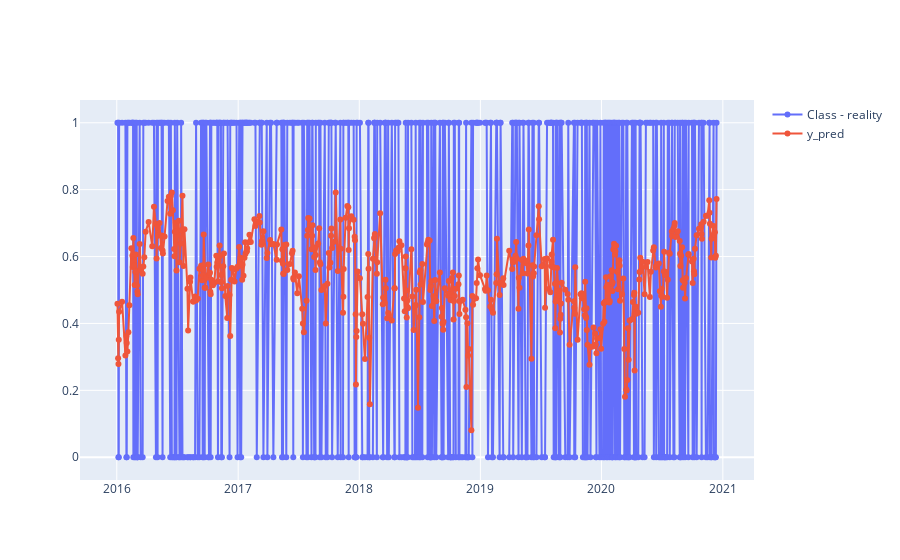

Notebook cell for this chart:
### Code cell
import plotly.graph_objects as go

# Create traces
fig = go.Figure()
fig.add_trace(go.Scatter(x=df_y_test.index, y=df_y_test['Class'],
                    mode='lines+markers',
                    name='Class - reality'))
fig.add_trace(go.Scatter(x=df_y_test.index, y=df_y_test['y_pred_prob'],
                    mode='lines+markers',
                    name='y_pred'))
fig.show()

### Figure 1 — Plotly figure (JSON) as saved in the notebook; plotly's stock layout.template omitted (floating-point values rounded to 4 significant figures; data arrays with more than 128 entries replaced by an {"elided": "..."} marker saying what was removed)
{"data": [{"mode": "lines+markers", "name": "Class - reality", "type": "scatter", "x": {"elided": "544 str values"}, "y": {"elided": "544 int values"}}, {"mode": "lines+markers", "name": "y_pred", "type": "scatter", "x": {"elided": "544 str values"}, "y": {"elided": "544 float values"}}], "layout": {}}
